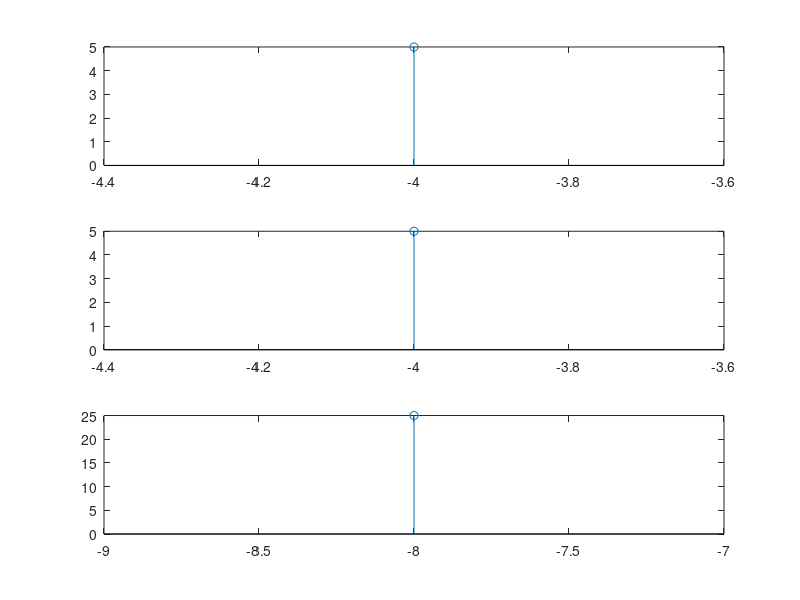

Source code (MATLAB):
%% clear
clc
clear all
close all

%% process
x = input('Enter sequence x(n) : '); 
p = input('Enter position of n = 0 (leftmost is 1) : '); 
lx=length(x);
n1= -(p-1):1:(lx-p);
h = input('Enter sequence h(n) : ');
p = input('Enter position of n = 0  (leftmost is 1) : '); 
lh=length(h);
n2= -(p-1):1:(lh-p);
n3= (n1(1)+n2(1)) : 1 : (n1(lx)+n2(lh));
y = conv(x, h);

%% plot
subplot(3,1,1);
stem(n1,x);
subplot(3,1,2);
stem(n2,h);
subplot(3,1,3);
stem(n3,y);
y
